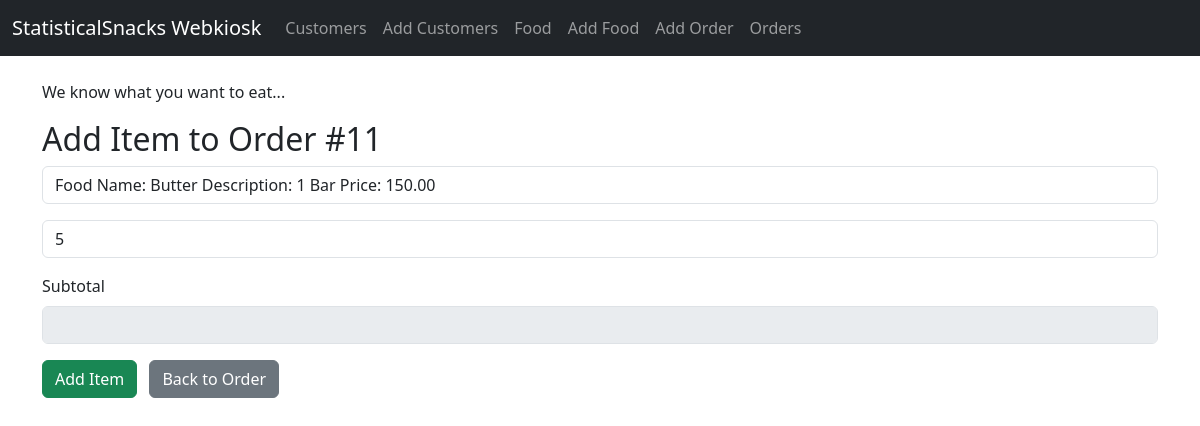
Screenshot of /webkiosk/orderitem/3/edit/ with the database file from the repository.
### webkiosk/models.py (models this page shows)
class Order(models.Model):
    choices = [('Cash','Cash'),('Card','Card'),('Digital Wallet','Digital Wallet')]
    orderdatetime = models.DateTimeField(auto_now_add=True)
    paymentmode = models.CharField(choices=choices)
    customer = models.ForeignKey(Customer, on_delete=models.CASCADE)

class OrderItem(models.Model):
    quantity = models.IntegerField(default=0)
    order = models.ForeignKey(Order, on_delete=models.CASCADE)
    food = models.ForeignKey(Food, on_delete=models.CASCADE)

### webkiosk/views.py (the view)
# urls.py: path('orderitem/<int:pk>/edit/', views.editorderitem, name='orderitem-edit'),
def editorderitem(request, pk):
    item = get_object_or_404(OrderItem, pk=pk)
    if request.method == 'GET':
        form = OrderItemForm(instance=item)
    elif request.method == 'POST':
        form = OrderItemForm(request.POST, instance=item)
        if form.is_valid():
            form.save()
            return redirect('webkiosk:order-detail', order_id=item.order.id)
    return render(request, 'webkiosk/order_item_form.html', {'form': form, 'order': item.order})

### webkiosk/forms.py
class OrderItemForm(forms.ModelForm):
    class Meta:
        model = OrderItem
        fields = ['food', 'quantity']
        widgets = {
            'food': forms.Select(attrs={'class': 'form-control'}),
            'quantity': forms.NumberInput(attrs={'class': 'form-control', 'min': 1}),
        }

### webkiosk/models.py (called while the page is built)
    def __str__(self):
        return(f"Food Name: {self.name}\nDescription: {self.description}\nPrice: {self.price}")

### webkiosk/templates/webkiosk/order_item_form.html (shortened to what this page needs)
{% extends 'webkiosk/base_template.html' %}
{% block content %}
<h2>Add Item to Order #{{ order.id }}</h2>
<form method="post">
  <div class="mb-3">
    {{ form.food }}
  </div>
  <div class="mb-3">
    {{ form.quantity }}
  </div>
  <div class="mb-3">
    <label class="form-label">Subtotal</label>
    <input type="text" class="form-control" id="subtotal" disabled>
  </div>
  <button type="submit" class="btn btn-success">Add Item</button>
  <a href="{% url 'webkiosk:order-detail' order.id %}" class="btn btn-secondary ms-2">Back to Order</a>
</form>
{% endblock %}

### rows the page displays
Order: id "11"
OrderItem: food "Food Name: Butter Description: 1 Bar Price: 150.00", quantity "5"
